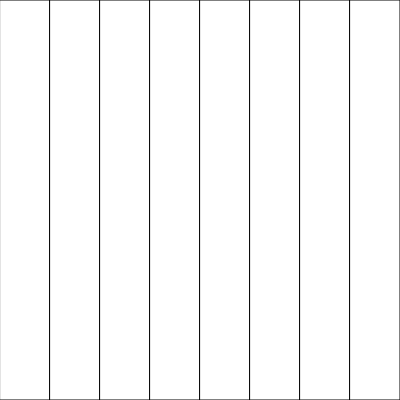
Frame 1 (no input)
Frame 60 (no input): identical to frame 1, image omitted
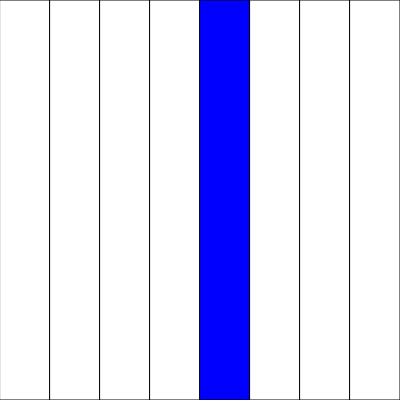
Frame 120 (the mouse pressed at the canvas centre since frame 60)

The p5.js sketch that drew these frames (run headless with seeded random() and noise() and a simulated clock; from frame 60 on, the mouse is pressed at the canvas centre):

// p5.js sketch
// ── sketch.js
function setup() {
    createCanvas(400, 400);
}

function draw() {
    for (let x = 0; x < width; x += 50) {
        setFill(x);
        rect(x, 0, 50, height);
    }
}

/**
 * Sets the fill of a rectangle.
 * @param {number} x The x coordinate of the rectangle to fill
 */
function setFill(x) {
    if (isSelected(x)) {
        fill(0, 0, 255);
    } else {
        fill(255, 255, 255);
    }
}

/**
 * Checked if a rectangle has been selected
 * @param {number} x The x coordinate of a rectangle
 * @returns {boolean}
 */
function isSelected(x) {
    return mouseIsPressed && mouseX >= x && mouseX < x + 50
            && mouseY >= 0 && mouseY < height;
}
// ── exercise2-2.html
<!DOCTYPE html>
<html lang="en">
  <head>
    <meta charset="utf-8" />
    <meta name="viewport" content="width=device-width, initial-scale=1.0">

    <title>PDM1 - W4P2 - Exercise 2.2</title>

    <link href="https://cdn.jsdelivr.net/npm/bootstrap@5.3.1/dist/css/bootstrap.min.css" rel="stylesheet" integrity="sha384-4bw+/aepP/YC94hEpVNVgiZdgIC5+VKNBQNGCHeKRQN+PtmoHDEXuppvnDJzQIu9" crossorigin="anonymous">
    <link rel="stylesheet" type="text/css" href="./lib/main-styles.css">
    <script src="https://cdn.jsdelivr.net/npm/bootstrap@5.3.1/dist/js/bootstrap.bundle.min.js" integrity="sha384-HwwvtgBNo3bZJJLYd8oVXjrBZt8cqVSpeBNS5n7C8IVInixGAoxmnlMuBnhbgrkm" crossorigin="anonymous"></script>
    <script src="./lib/libraries/p5.min.js"></script>
  </head>

  <body>
    <h1>Exercise 2.2 - Solution</h1>
    <script src="sketch.js"></script>
  </body>
</html>
